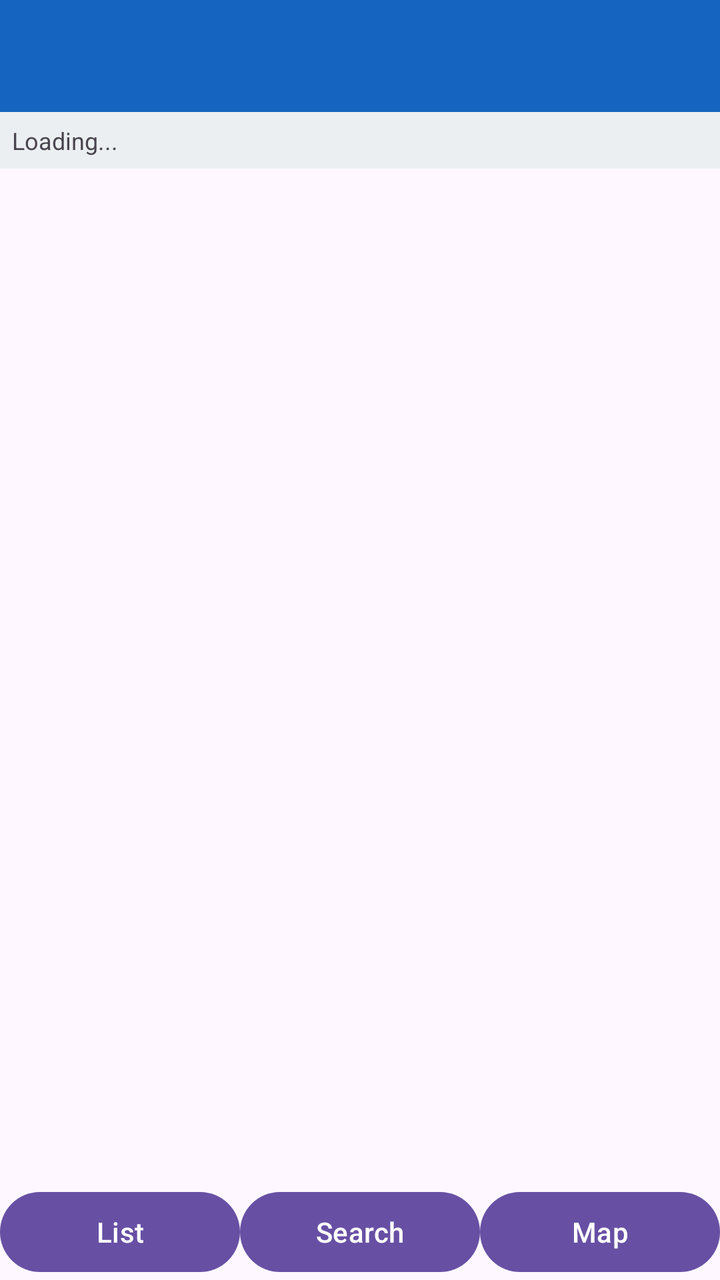
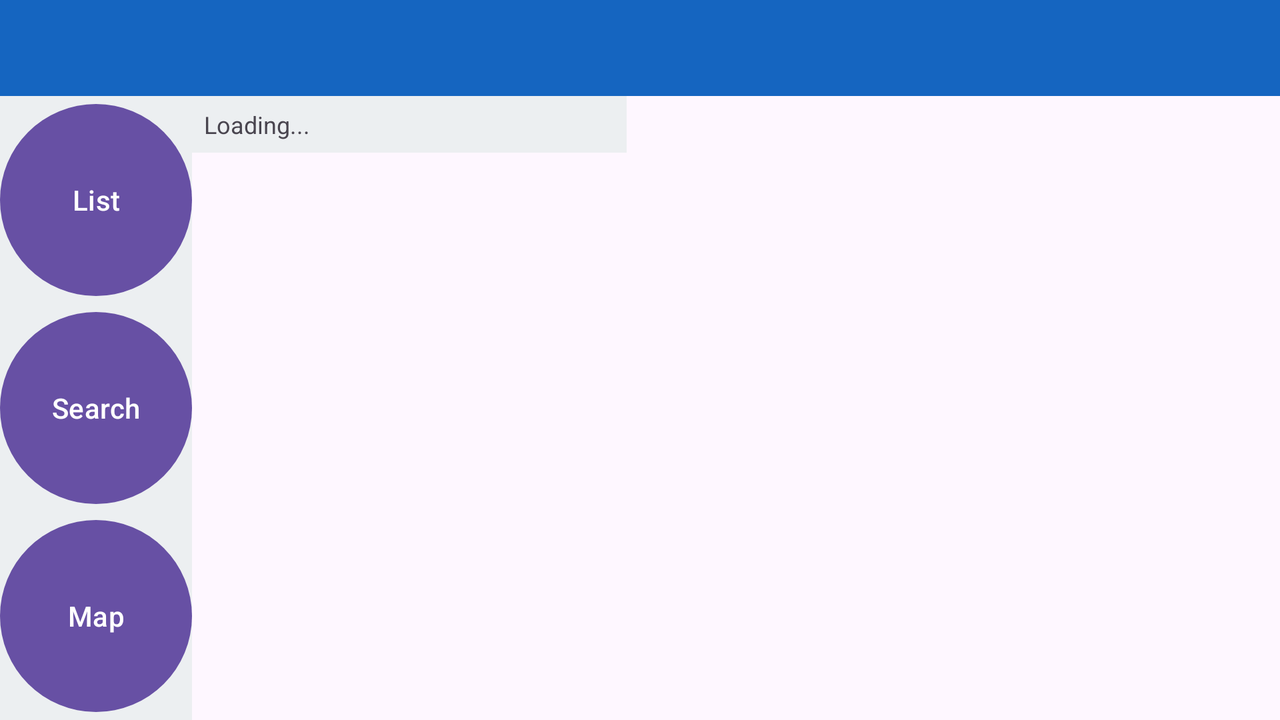

Two renders of one Android screen. The first uses the default layout on a phone; the second uses the alternative layout the repository ships for a different screen configuration, on a matching device. The two XML files are below.
<!-- AndroidManifest.xml: application theme Theme.Anderson_ben_S2526052 -->
<!-- res/layout/activity_main.xml -->
<?xml version="1.0" encoding="utf-8"?>
<LinearLayout xmlns:android="http://schemas.android.com/apk/res/android"
    android:id="@+id/main"
    android:layout_width="match_parent"
    android:layout_height="match_parent"
    android:orientation="vertical">

    <androidx.appcompat.widget.Toolbar
        android:id="@+id/toolbar"
        android:layout_width="match_parent"
        android:layout_height="56dp"
        android:background="#1565C0"
        android:title="Traffic Scotland"
        android:titleTextColor="#FFFFFF" />

    <TextView
        android:id="@+id/statusText"
        android:layout_width="match_parent"
        android:layout_height="wrap_content"
        android:background="#ECEFF1"
        android:padding="6dp"
        android:text="Loading..."
        android:textSize="12sp" />

    <androidx.fragment.app.FragmentContainerView
        android:id="@+id/container"
        android:layout_width="match_parent"
        android:layout_height="0dp"
        android:layout_weight="1" />

    <LinearLayout
        android:id="@+id/navBar"
        android:layout_width="match_parent"
        android:layout_height="wrap_content"
        android:orientation="horizontal">

        <Button
            android:id="@+id/btnList"
            android:layout_width="0dp"
            android:layout_height="wrap_content"
            android:layout_weight="1"
            android:text="List" />

        <Button
            android:id="@+id/btnSearch"
            android:layout_width="0dp"
            android:layout_height="wrap_content"
            android:layout_weight="1"
            android:text="Search" />

        <Button
            android:id="@+id/btnMap"
            android:layout_width="0dp"
            android:layout_height="wrap_content"
            android:layout_weight="1"
            android:text="Map" />
    </LinearLayout>

</LinearLayout>
<!-- resources referenced by this layout -->
<resources>
  <style name="Theme.Anderson_ben_S2526052" parent="Base.Theme.Anderson_ben_S2526052" />
  <style name="Base.Theme.Anderson_ben_S2526052" parent="Theme.Material3.DayNight.NoActionBar">
          
          
      </style>
</resources>
<!-- res/layout-land/activity_main.xml (the repository's variant of the layout above) -->
<!-- drawn on the phone turned sideways -->
<?xml version="1.0" encoding="utf-8"?>
<LinearLayout xmlns:android="http://schemas.android.com/apk/res/android"
    android:id="@+id/main"
    android:layout_width="match_parent"
    android:layout_height="match_parent"
    android:orientation="vertical">

    <androidx.appcompat.widget.Toolbar
        android:id="@+id/toolbar"
        android:layout_width="match_parent"
        android:layout_height="48dp"
        android:background="#1565C0"
        android:title="Traffic Scotland"
        android:titleTextColor="#FFFFFF" />

    <LinearLayout
        android:layout_width="match_parent"
        android:layout_height="0dp"
        android:layout_weight="1"
        android:orientation="horizontal">

        
        <LinearLayout
            android:id="@+id/navBar"
            android:layout_width="96dp"
            android:layout_height="match_parent"
            android:background="#ECEFF1"
            android:orientation="vertical">

            <Button
                android:id="@+id/btnList"
                android:layout_width="match_parent"
                android:layout_height="0dp"
                android:layout_weight="1"
                android:text="List" />

            <Button
                android:id="@+id/btnSearch"
                android:layout_width="match_parent"
                android:layout_height="0dp"
                android:layout_weight="1"
                android:text="Search" />

            <Button
                android:id="@+id/btnMap"
                android:layout_width="match_parent"
                android:layout_height="0dp"
                android:layout_weight="1"
                android:text="Map" />
        </LinearLayout>

        
        <LinearLayout
            android:layout_width="0dp"
            android:layout_height="match_parent"
            android:layout_weight="4"
            android:orientation="vertical">

            <TextView
                android:id="@+id/statusText"
                android:layout_width="match_parent"
                android:layout_height="wrap_content"
                android:background="#ECEFF1"
                android:padding="6dp"
                android:text="Loading..."
                android:textSize="12sp" />

            <androidx.fragment.app.FragmentContainerView
                android:id="@+id/container"
                android:layout_width="match_parent"
                android:layout_height="0dp"
                android:layout_weight="1" />
        </LinearLayout>

        
        <androidx.fragment.app.FragmentContainerView
            android:id="@+id/detailContainer"
            android:layout_width="0dp"
            android:layout_height="match_parent"
            android:layout_weight="6" />
    </LinearLayout>

</LinearLayout>
